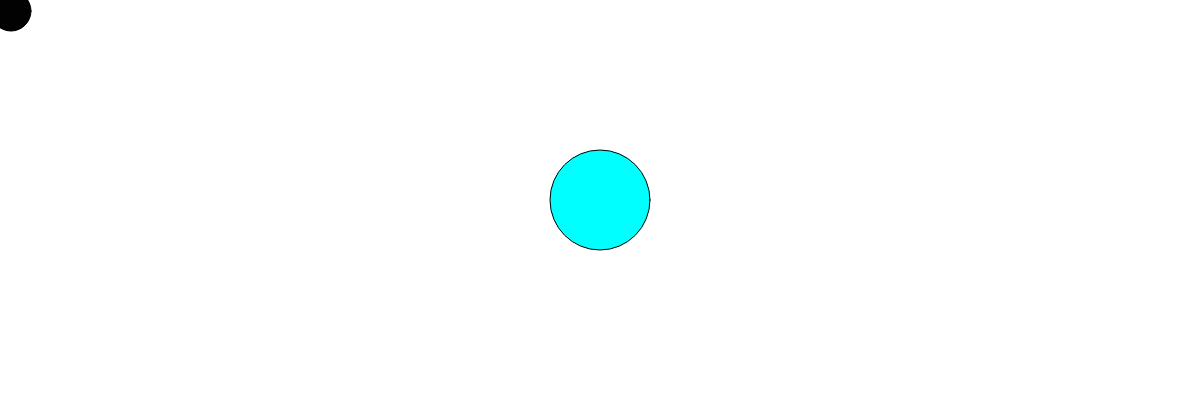
Frame 1 (no input)
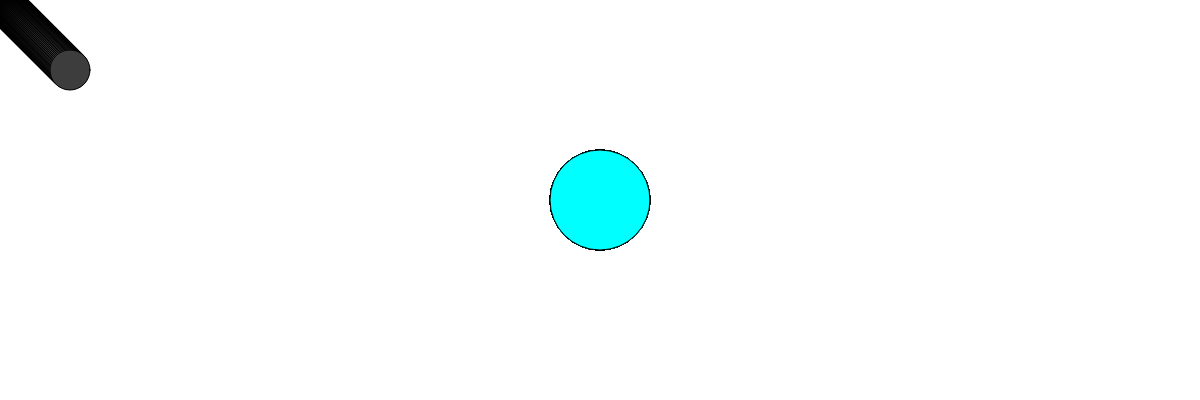
Frame 60 (no input)
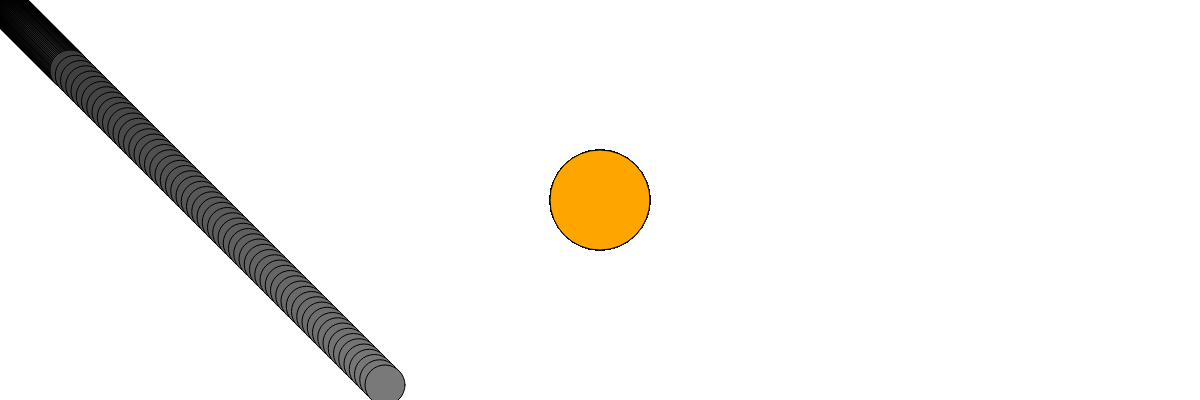
Frame 120 (the mouse pressed at the canvas centre since frame 60)

The p5.js sketch that drew these frames (run headless with seeded random() and noise() and a simulated clock; from frame 60 on, the mouse is pressed at the canvas centre):

// p5.js sketch
// ── sketch.js


let ball = {};
ball.width = 40;
ball.x = 10;
ball.y = 10;
ball.delta_x = 1;
ball.delta_y = 1;
ball.scale_x = 1;
ball.scale_y = 1;
ball.color = 1;

function setup() {
    createCanvas(windowWidth, 400);
    background(255);
}



function draw() {

ball.color = ball.color + 1
if (ball.color > 255) {
  ball.color = -1 * ball.color
}
    ball.x += ball.delta_x * ball.scale_x;
    ball.y += ball.delta_y * ball.scale_y;


    if (ball.x >= width || ball.x <= 0) {
        ball.delta_x = -1 * ball.delta_x;
    }
    if (ball.y >= height || ball.y <= 0) {
        ball.delta_y = -1 * ball.delta_y;
    }

    if (mouseX >= width/2 && mouseY <= height/2) {
      fill('orange');
      ellipse(width/2,height/2,100,100);
    } else if (mouseX >= width/2 && mouseY >= height/2) {
      fill('yellow');
      ellipse(width/2,height/2,100,100);
    } else if (mouseX <= width/2 && mouseY <= height/2) {
      fill('cyan');
      ellipse(width/2,height/2, 100,100);
    } else {
      fill('pink');
      ellipse(width/2,height/2,100,100);
    }


   fill(ball.color);
    ellipse(ball.x, ball.y, ball.width, ball.width);

}

function mousePressed() {
    ball.scale_x = map(mouseX, 0, width, 0.5, 10);
    ball.scale_y = map(mouseY, 0, height, 0.5, 10);
}
